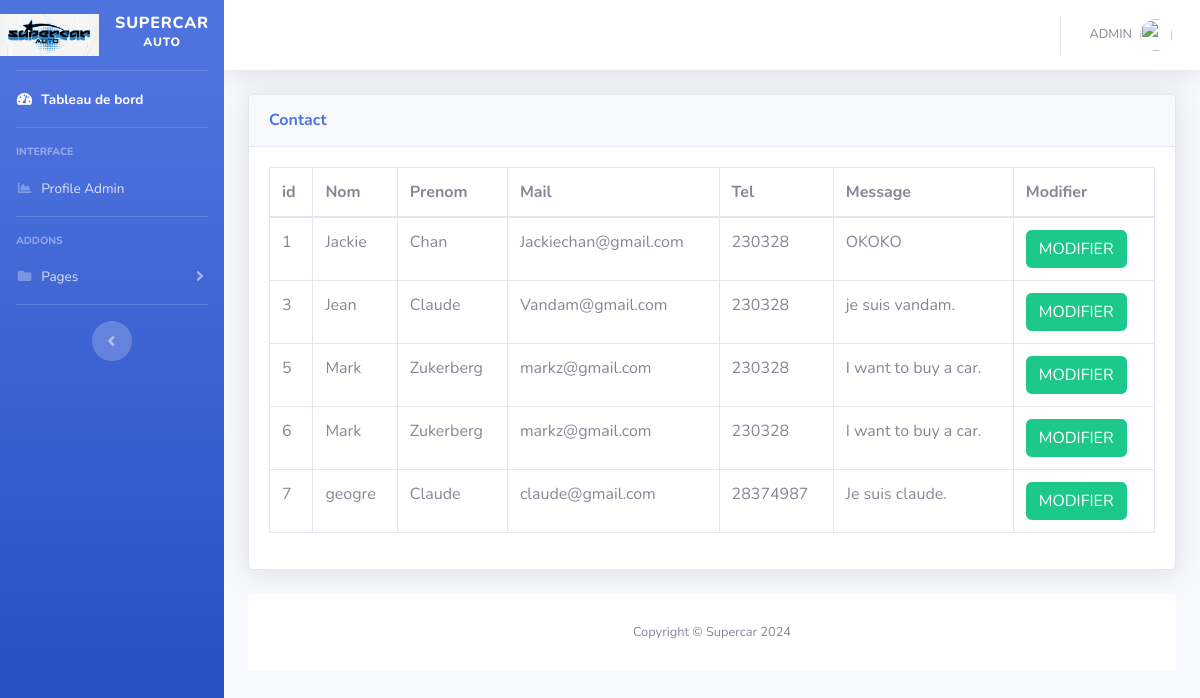
Page /admin/contact.php (signed in) on the committed database.
### tables this page shows
CREATE TABLE IF NOT EXISTS `contact` (
  `ID_contact` int NOT NULL AUTO_INCREMENT,
  `Nom` varchar(15) NOT NULL,
  `Prenom` varchar(20) NOT NULL,
  `Tel` int NOT NULL,
  `Mail` varchar(50) NOT NULL,
  `Message` varchar(250) DEFAULT NULL,
  PRIMARY KEY (`ID_contact`)
);

### admin/contact.php (the view, shortened to what this page needs)
<?php
include('includes/header.php');
include('includes/navbar.php');
?>
<div class="container-fluid">
  <div class="card shadow mb-4">
    <div class="card-header py-3">
      <h6 class="m-0 font-weight-bold text-primary">Contact</h6>
    </div>
    <div class="card-body">
      <div class="table-responsive">
        <?php
        $connexion = mysqli_connect("localhost", "root", "", "supercar");
        $query = "SELECT * FROM contact";
        $result = mysqli_query($connexion, $query);
        ?>
        <table class="table table-bordered" id="dataTable" width="100%" cellspacing="0">
          <thead>
            <tr>
              <th> id </th>
              <th> Nom </th>
              <th>Prenom</th>
              <th>Mail</th>
              <th>Tel</th>
              <th>Message</th>
              <th>Modifier </th>
            </tr>
          </thead>
          <tbody>
            <?php
            while ($res = mysqli_fetch_array($result)) {
            ?>
              <tr>
                <td> <?php echo $res['ID_contact']; ?> </td>
                <td> <?php echo $res['Nom']; ?> </td>
                <td> <?php echo $res['Prenom']; ?> </td>
                <td> <?php echo $res['Mail']; ?> </td>
                <td> <?php echo $res['Tel']; ?> </td>
                <td> <?php echo $res['Message']; ?> </td>
                <td>
                  <form action="contact_edit.php" method="post">
                    <button type="submit" name="edit_btn" class="btn btn-success"> MODIFIER </button>
                  </form>
                </td>
              </tr>
            <?php
            }
            ?>
          </tbody>
        </table>
      </div>
    </div>
  </div>
  <?php
  include('includes/footer.php');
  ?>

### rows in the picture
contact: ID_contact "1", Nom "Jackie", Prenom "Chan", Mail "Jackiechan@gmail.com", Tel "230328", Message "OKOKO"
contact: ID_contact "3", Nom "Jean", Prenom "Claude", Mail "Vandam@gmail.com", Tel "230328", Message "je suis vandam."
contact: ID_contact "5", Nom "Mark", Prenom "Zukerberg", Mail "markz@gmail.com", Tel "230328", Message "I want to buy a car."
contact: ID_contact "6", Nom "Mark", Prenom "Zukerberg", Mail "markz@gmail.com", Tel "230328", Message "I want to buy a car."
contact: ID_contact "7", Nom "geogre", Prenom "Claude", Mail "claude@gmail.com", Tel "28374987", Message "Je suis claude."
